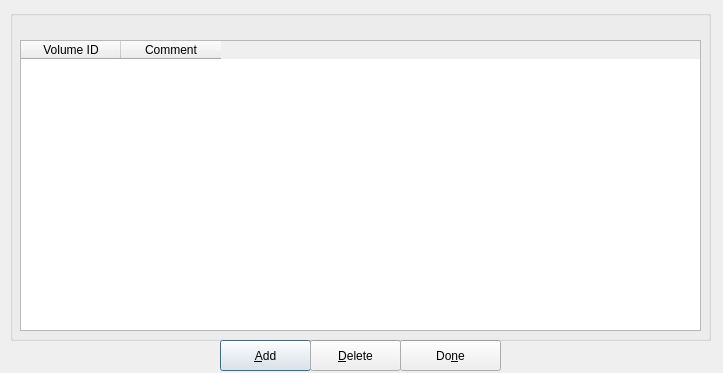
<?xml version="1.0" encoding="UTF-8"?>
<ui version="4.0">
 <class>walletconfig</class>
 <widget class="QDialog" name="walletconfig">
  <property name="windowModality">
   <enum>Qt::WindowModal</enum>
  </property>
  <property name="geometry">
   <rect>
    <x>0</x>
    <y>0</y>
    <width>723</width>
    <height>373</height>
   </rect>
  </property>
  <property name="windowTitle">
   <string>Manage Volumes In A Wallet</string>
  </property>
  <property name="modal">
   <bool>true</bool>
  </property>
  <widget class="QPushButton" name="pbAdd">
   <property name="geometry">
    <rect>
     <x>220</x>
     <y>340</y>
     <width>91</width>
     <height>31</height>
    </rect>
   </property>
   <property name="text">
    <string>&amp;Add</string>
   </property>
   <property name="autoDefault">
    <bool>true</bool>
   </property>
   <property name="default">
    <bool>true</bool>
   </property>
  </widget>
  <widget class="QPushButton" name="pbDelete">
   <property name="geometry">
    <rect>
     <x>310</x>
     <y>340</y>
     <width>91</width>
     <height>31</height>
    </rect>
   </property>
   <property name="text">
    <string>&amp;Delete</string>
   </property>
  </widget>
  <widget class="QPushButton" name="pbClose">
   <property name="geometry">
    <rect>
     <x>400</x>
     <y>340</y>
     <width>101</width>
     <height>31</height>
    </rect>
   </property>
   <property name="text">
    <string>Do&amp;ne</string>
   </property>
  </widget>
  <widget class="QGroupBox" name="groupBox">
   <property name="geometry">
    <rect>
     <x>10</x>
     <y>10</y>
     <width>701</width>
     <height>331</height>
    </rect>
   </property>
   <property name="title">
    <string/>
   </property>
   <widget class="QTableWidget" name="tableWidget">
    <property name="geometry">
     <rect>
      <x>10</x>
      <y>30</y>
      <width>681</width>
      <height>291</height>
     </rect>
    </property>
    <property name="editTriggers">
     <set>QAbstractItemView::NoEditTriggers</set>
    </property>
    <property name="tabKeyNavigation">
     <bool>false</bool>
    </property>
    <property name="showDropIndicator" stdset="0">
     <bool>false</bool>
    </property>
    <property name="dragDropOverwriteMode">
     <bool>false</bool>
    </property>
    <property name="selectionMode">
     <enum>QAbstractItemView::NoSelection</enum>
    </property>
    <property name="selectionBehavior">
     <enum>QAbstractItemView::SelectRows</enum>
    </property>
    <property name="gridStyle">
     <enum>Qt::NoPen</enum>
    </property>
    <column>
     <property name="text">
      <string>Volume ID</string>
     </property>
    </column>
    <column>
     <property name="text">
      <string>Comment</string>
     </property>
    </column>
   </widget>
  </widget>
 </widget>
 <tabstops>
  <tabstop>tableWidget</tabstop>
  <tabstop>pbAdd</tabstop>
  <tabstop>pbDelete</tabstop>
  <tabstop>pbClose</tabstop>
 </tabstops>
 <resources/>
 <connections/>
</ui>
